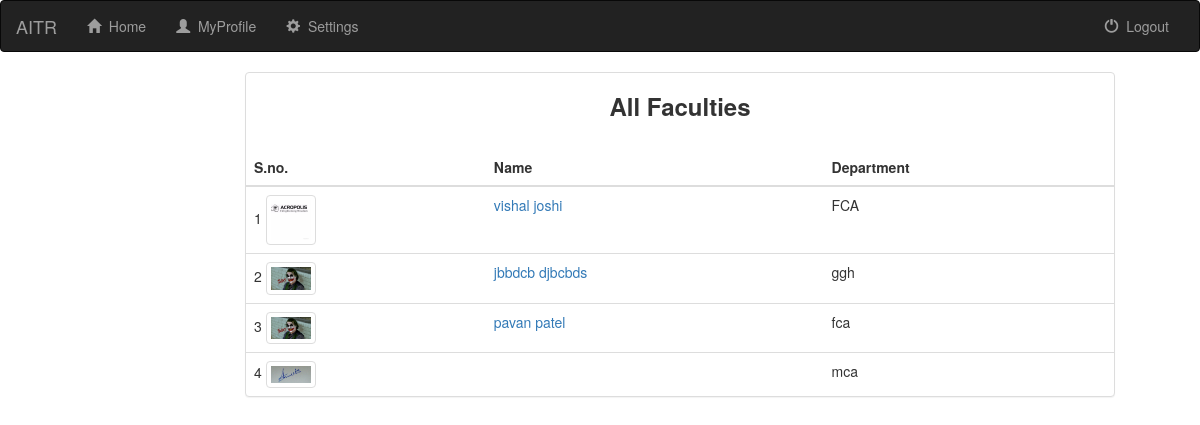
The page /list/faculty on the database its author committed.
### SIS/models.py (models this page shows, shortened)
class Faculty(models.Model):
    user=models.OneToOneField(User,on_delete=models.CASCADE,null=True)
    photo=models.FileField()
    specialization=models.CharField(max_length=100)

### SIS/views.py (the view)
# urls.py: url(r'^list/faculty$', FacultyList.as_view(), name='facultylist'),
class FacultyList(ListView):
    template_name='list.html'
    context_object_name = 'student'
    def get_queryset(self):
        return Faculty.objects.all()

### Templates/list.html (shortened to what this page needs)
{% extends 'base.html' %}
{% load staticfiles %}
{% block body %}
      <div class="col-sm-8 col-md-9" style="margin-left: 230px">
            <div class="panel panel-default">
                    <h3 align="center"><strong>All Faculties</strong></h3>
					<br>
                    <table class="table">
                        <thead>
                        <tr>
							<th>S.no.</th>
                            <th>Name</th>
                            <th>
                                {% if student.0.DOB %}
                                    Branch
                                 {% else %}
                                    Department
                                {% endif %}
                            </th>
                        </tr>
                        </thead>
                        <tbody>
                        {% for stu in student %}
                            <tr>
								<td>
                                   {{ forloop.counter }} {%if stu.photo %} <img src="{{ stu.photo.url }}" class="img-thumbnail" width="50px" height="50px"> {% endif%}
                                </td>
                                <td> <a target="_blank" href="{% url 'detail' stu.user.username %}"> {{ stu.user.first_name }} {{ stu.user.last_name }} </a> </td>
                                <td>
                                 {% if stu.DOB %}
                                   {{ stu.branch }}
                                     {% else %}
                                    {{ stu.specialization }}
                                 {% endif %}
                                </td>
                            </tr>
                        {% endfor %}
                        </tbody>
                    </table>
                </div>
            </div>
{% endblock %}

### Templates/base.html (style rules this page uses)
body { margin: 0; padding: 0; background-image: url("https://res.cloudinary.com/dejzo3x6l/image/upload/v1462601848/login%20page%20design/material-design-1080p-wallpaper_1.jpg"); background-attachment: fixed; background-size: cover; background-image: no-repeat; }

### rows shown on the page
Faculty: photo (picture), user.first_name "vishal", user.last_name "joshi", specialization "FCA"
Faculty: photo (picture), user.first_name "jbbdcb", user.last_name "djbcbds", specialization "ggh"
Faculty: photo (picture), user.first_name "pavan", user.last_name "patel", specialization "fca"
Faculty: photo (picture), specialization "mca"
